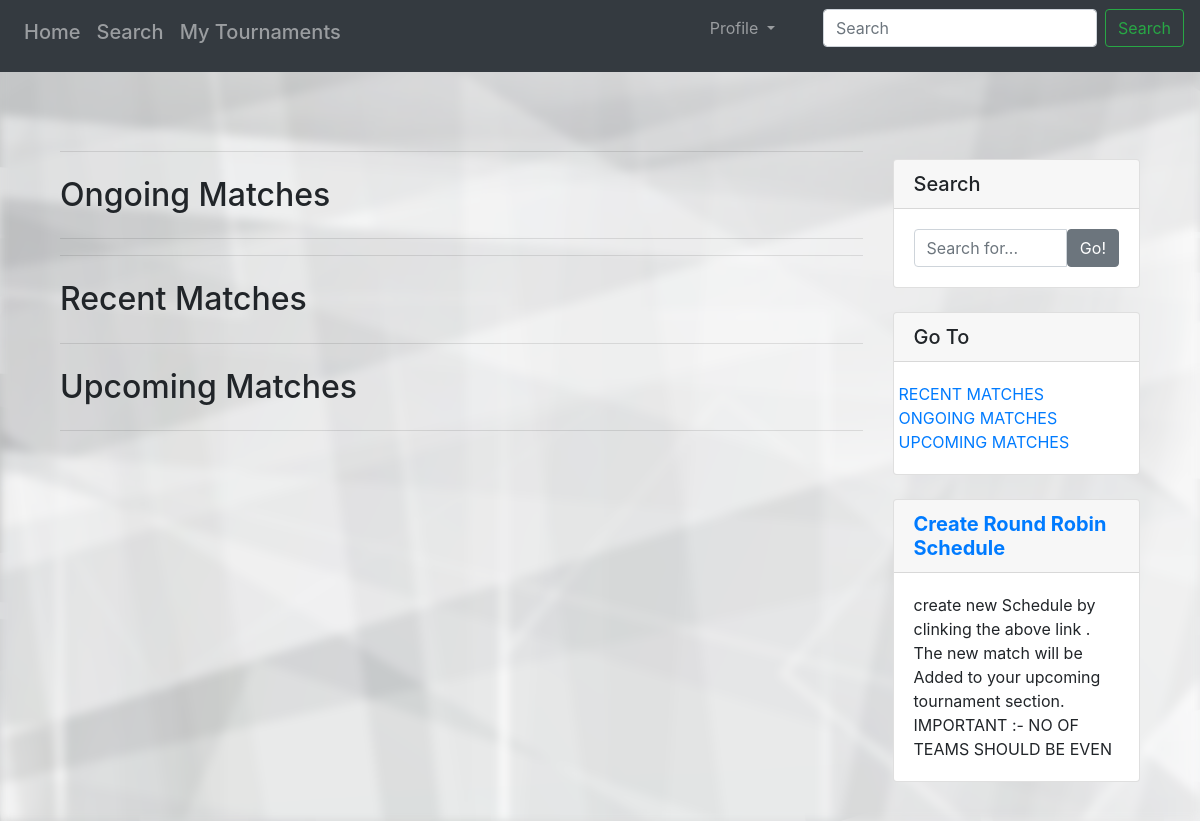
The app's page /tournament/8/matches, older data.
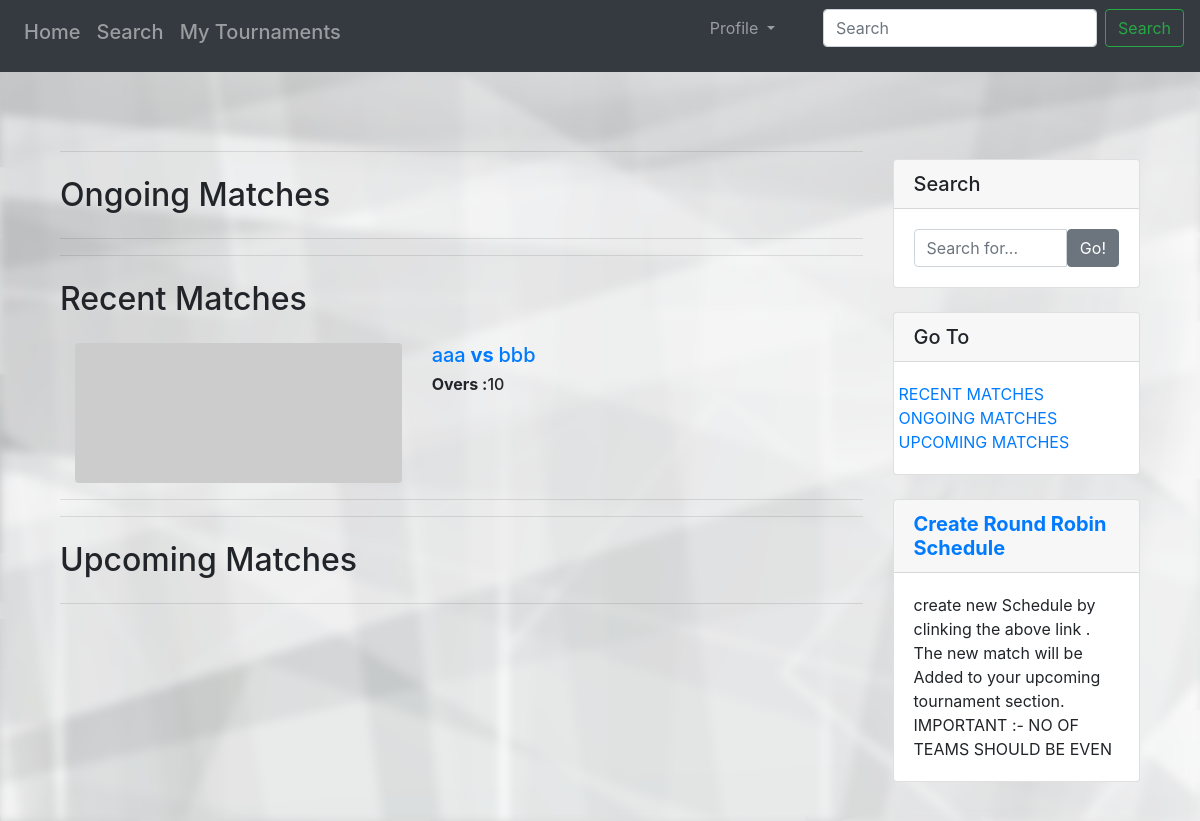
The same page, newer data.
### tournament/models.py (models this page shows, shortened)
class Match(models.Model):
    name = models.CharField(max_length=10, blank=True, null=True)
    tournament = models.ForeignKey(Tournament, on_delete=models.CASCADE, null=True, blank=True)
    team_1 = models.ForeignKey('Team', related_name='team_1', on_delete=models.DO_NOTHING, null=True, blank=True)
    team_2 = models.ForeignKey('Team', related_name='team_2', on_delete=models.DO_NOTHING, null=True, blank=True)
    overs = models.IntegerField(default=0)
    match_status = models.IntegerField(default=0)
    toss_winner = models.ForeignKey('Team', related_name='toss_winner', on_delete=models.DO_NOTHING,
                                    blank=True, null=True)
    toss_winner_choice = models.CharField(max_length=10, default='Select')
    match_winner = models.ForeignKey('Team', related_name='match_winner', on_delete=models.DO_NOTHING, blank=True, null=True)

class Team(models.Model):
    name = models.CharField(max_length=20, unique=True)
    owner = models.CharField(max_length=20)
    logo = models.ImageField()
    tournament = models.ForeignKey(Tournament, on_delete=models.CASCADE, null=True, blank=True)
    players = models.ManyToManyField(Player)
    def __str__(self):
        return self.name

### tournament/views.py (the view)
# urls.py: path('<int:tournament_id>/matches', views.all_matches, name='all_matches'),
def all_matches(request, tournament_id):
    tournament=Tournament.objects.get(id=tournament_id)
    al_matches = tournament.match_set.all()
    return render(request,'tournament/match_templates/matches.html',{'tournament':tournament,'matches':al_matches})

### tournament/templates/tournament/match_templates/matches.html (shortened to what this page needs)
{% extends 'organizer/base.html' %}
{% block body %}
    <div class="backgroundImageCVR">
    <div class="background-image"></div>
    <div class="content">
    {% load staticfiles %}
    <link  rel="stylesheet" type="text/css" href="{% static 'organizer/base.css' %}">
    <br>
    <br>
    <br>
<div class="container">
    <div class="container">
      <div class="row">
        <div  class="col-md-9">
            <hr>
            <h2 class="my-4" style="{text-align: center;}">Ongoing Matches
            </h2>
            <div id="ongoing">
                <hr>
            </div>
            <hr>
            <div id="recent">
            <h2 class="my-4">Recent Matches
            </h2>
                {% for match in matches %}
                    {% if match.match_status == 2 %}
                        <div   class=" portfolio-item" >
                          <div class="col-md-8">
                           <div class="row">
                             <div class="col-md-8">
                                  <a href="#">
                                    <img class="img-fluid rounded mb-3 mb-md-0" src="http://placehold.it/700x300" alt="">
                                  </a>
                             </div>
                             <div class="col-md-4">
                                  <a  href="{% url 'tournament:match'  match.id %}"><h5>{{match.team_1 }}<b> vs </b> {{ match.team_2 }}</h5></a>
                                  <h6><b> Overs :</b>{{ match.overs }}</h6>
                             </div>
                           </div>
                          </div>
                        </div>
                             <hr>
                    {%  endif%}
                {% endfor %}
            </div>
             <div id="upcoming">
                 <hr>
             <h2 class="my-4">Upcoming Matches
             </h2>
                             <hr>
             </div>
        </div>
        <div   class="col-md-3 ">
            <div class="sticky-top" >
                      <div class="card my-4">
                        <h5 class="card-header">Search</h5>
                        <div class="card-body">
                          <div class="input-group">
                            <input type="text" class="form-control" placeholder="Search for...">
                            <span class="input-group-btn">
                              <button class="btn btn-secondary" type="button">Go!</button>
                            </span>
                          </div>
                        </div>
                      </div>
                      <div class="card my-4">
                        <h5 class="card-header">Go To</h5>
                        <div class="card-body">
                          <div class="row">
                              <a href="#recent">RECENT MATCHES</a>
                              <a href="#ongoing">ONGOING MATCHES</a>
                              <a href="#upcoming">UPCOMING MATCHES</a>
                          </div>
                      </div>
                      </div>
                      <div class="card my-4">
                        <h5 class="card-header">  <a href="{% url 'tournament:create_schedule' tournament.id %}"><b>Create Round Robin Schedule</b></a></h5>
                        <div class="card-body">
                          create new Schedule by clinking the above link . <br>The new match will be Added to  your upcoming tournament section. IMPORTANT :- NO OF TEAMS SHOULD BE EVEN
                        </div>
                      </div>
            </div>
        </div>
      </div>
    </div>
</div>
    </div>
    </div>
{% endblock %}

Row changes from the older to the newer data that the page shows:
added Match: match_status 2 (drawn), team_1 "aaa", team_2 "bbb", overs "10"
